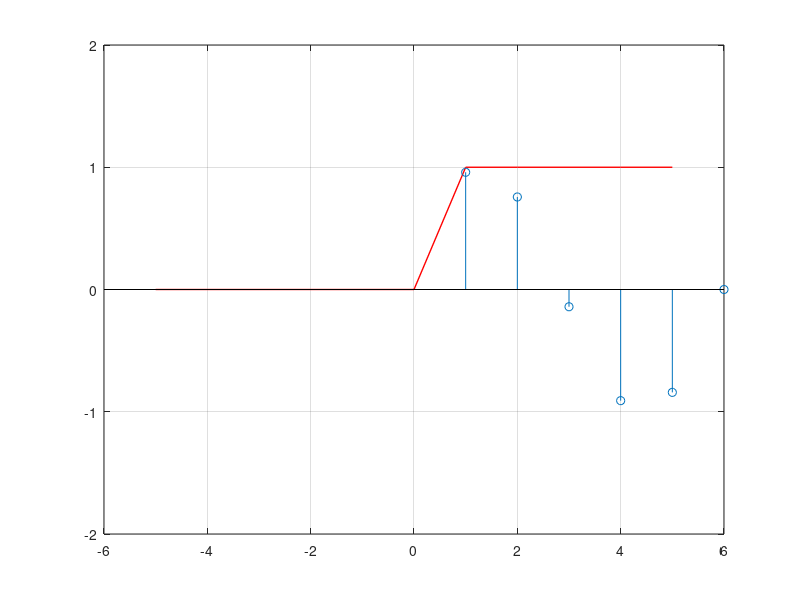

Here is the MATLAB script that generated this plot:
close all
t = -5:5;
x1 = 1;
x2 = 0;
c = (t>0).*x1 + (t<0).*x2 
plot(t,c, 'r-', 'LineWidth', 1)
axis([-6,6, -2, 2])
grid on
hold on 
stem(sin(t))
